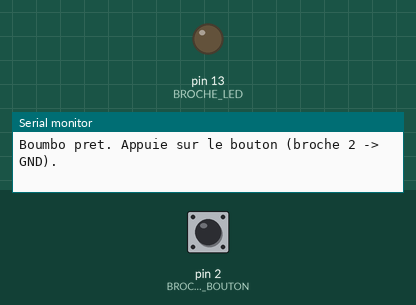
Recording of a sketch running on a simulated Arduino Uno, built with avr-gcc and run on an emulated ATmega328P. Parts: output pins drawn as LEDs (lit = HIGH), the last lines printed to the serial monitor. Inputs (shaded band) come from the test bench; at power-on: pin 2 (BROCHE_BOUTON) HIGH.

Above: at 1.2 s.
1.3 s: pin 2 (BROCHE_BOUTON) pulled LOW for 0.15 s
At 1.37 s:
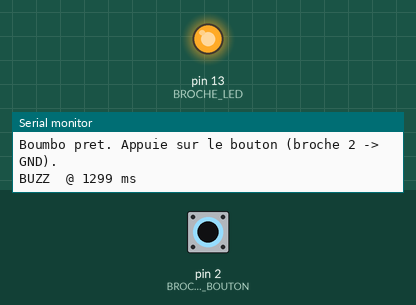
2.9 s: pin 2 (BROCHE_BOUTON) pulled LOW for 3.2 s
At 7.1 s:
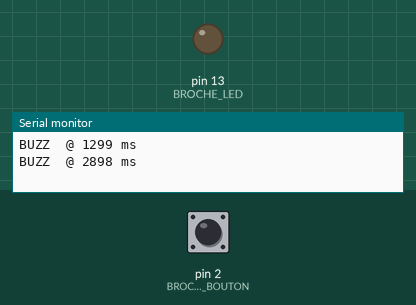
Timing chart, 0 to 8.6 s (numbered marks = the images above; inputs shaded):
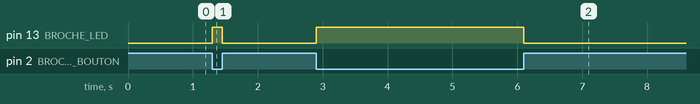

The sketch:

buzzer_test.ino
```cpp
// --- Boumbo : test buzzer n°1 ---
// Lit un bouton sur la broche 2, allume la LED intégrée,
// et envoie "BUZZ" au PC via le port série.

const int BROCHE_BOUTON = 2;
const int BROCHE_LED = 13;      // LED intégrée à l'Uno

int etatPrecedent = HIGH;       // au repos, la broche est HIGH (grâce au pull-up)
unsigned long dernierAppui = 0; // pour l'anti-rebond

void setup() {
  pinMode(BROCHE_BOUTON, INPUT_PULLUP);  // active la résistance interne
  pinMode(BROCHE_LED, OUTPUT);
  Serial.begin(115200);                  // ouvre la liaison avec le PC
  Serial.println("Boumbo pret. Appuie sur le bouton (broche 2 -> GND).");
}

void loop() {
  int etat = digitalRead(BROCHE_BOUTON);

  // détecte le passage HIGH -> LOW = un appui
  if (etatPrecedent == HIGH && etat == LOW) {
    if (millis() - dernierAppui > 50) {   // anti-rebond : ignore les parasites < 50 ms
      Serial.print("BUZZ  @ ");
      Serial.print(millis());             // horodatage en millisecondes
      Serial.println(" ms");
      digitalWrite(BROCHE_LED, HIGH);     // allume la LED
    }
    dernierAppui = millis();
  }

  // relâche : éteint la LED
  if (etat == HIGH) {
    digitalWrite(BROCHE_LED, LOW);
  }

  etatPrecedent = etat;
}
```

Measured:
- after the input at 1.3 s, pin 13 (BROCHE_LED): LOW → HIGH at once, → LOW 0.15 s later
- after the input at 2.9 s, pin 13 (BROCHE_LED): LOW → HIGH at once, → LOW 3.2 s later
